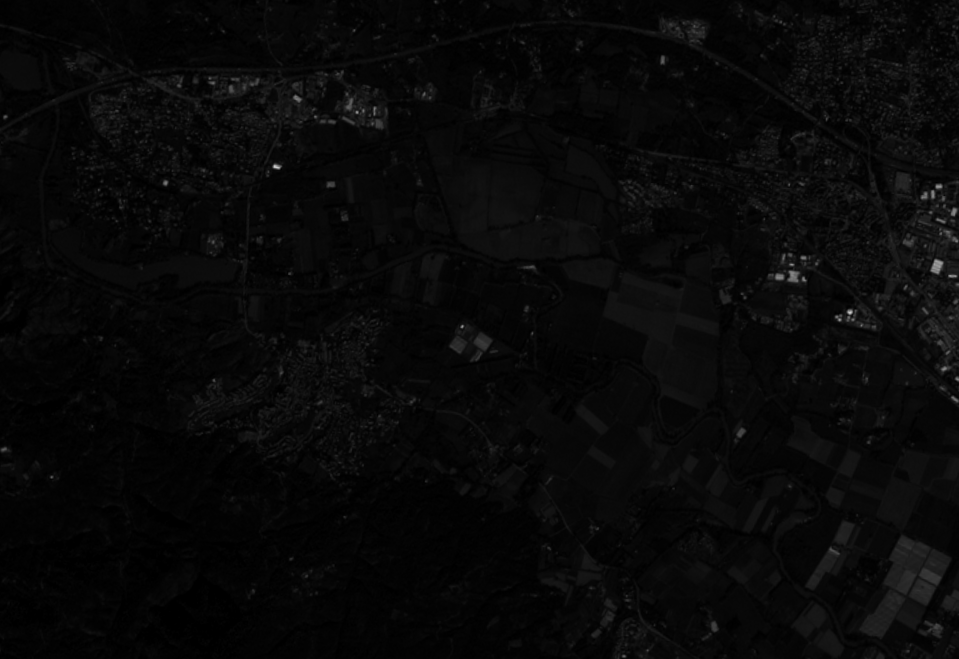
#> input picture Flood/2019-11-16-00_00_2019-11-16-23_59_Sentinel-2_L2A_B02_(Raw).tiff, 959 x 659 px; the run also reads 4 pictures not shown here
$ python TP1.py
#> lines starting #> are read from the running program, lines starting #| are printed output that depends on the picture; after the words box and inside, x2 and y2 are one past the last pixel; in counts of white or black regions, pixels touching at a corner belong together
# -*- coding: utf-8 -*-
"""
Created on Mon Feb 24 09:08:22 2025

@author: maboorai279
"""

import numpy as np
import cv2
import matplotlib.pyplot as plt

# Fonction pour calculer l'histogramme d'une image en niveaux de gris
def histogramme(ima):
    h = np.zeros([256, 1])  # Initialisation de l'histogramme avec 256 niveaux de gris
    NL, NC = ima.shape  # Récupération des dimensions de l'image
    for i in range(NL):
        for j in range(NC):
            val = ima[i, j]
            h[val] += 1  # Incrémentation de l'histogramme
    return h

# Fonction de binarisation d'une image en utilisant un seuil donné
def binarisation(img_in, seuil):
    dim = img_in.shape
    img_out = np.zeros(dim)  # Initialisation de l'image binaire à 0

    for i in range(dim[0]):
        for j in range(dim[1]):
            if img_in[i, j] < seuil:  # Seuil défini pour détecter les zones inondées
                img_out[i, j] = 1  # Mise à 1 des pixels détectés comme eau

    img_out = img_out.astype('uint8')  # Conversion en type entier (uint8)
    return img_out

# Chargement des images Sentinel-2 avant l'inondation (16/11/2019)
# Les images sont chargées en niveaux de gris (grayscale)
img_avant_b = cv2.imread("2019-11-16-00_00_2019-11-16-23_59_Sentinel-2_L2A_B02_(Raw).tiff", cv2.IMREAD_GRAYSCALE)
#> img_avant_b is the input picture: shape (659, 959); min 0, max 206, mean 8.3
img_avant_v = cv2.imread("2019-11-16-00_00_2019-11-16-23_59_Sentinel-2_L2A_B03_(Raw).tiff", cv2.IMREAD_GRAYSCALE)
img_avant_r = cv2.imread("2019-11-16-00_00_2019-11-16-23_59_Sentinel-2_L2A_B04_(Raw).tiff", cv2.IMREAD_GRAYSCALE)
img_avant_pir = cv2.imread("2019-11-16-00_00_2019-11-16-23_59_Sentinel-2_L2A_B08_(Raw).tiff", cv2.IMREAD_GRAYSCALE)
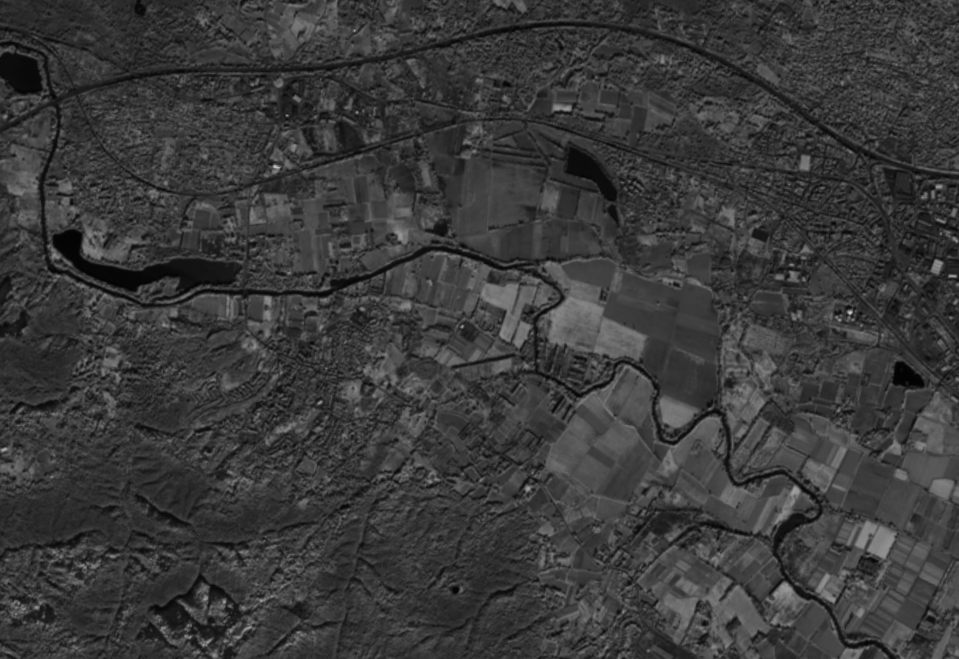
#> input picture Flood/2019-11-16-00_00_2019-11-16-23_59_Sentinel-2_L2A_B08_(Raw).tiff, 959 x 659 px
#> img_avant_pir is the input picture: shape (659, 959); min 0, max 211, mean 58.2

# Création d'une image avec 4 bandes spectrales
dim_avant = img_avant_r.shape
#> dim_avant = (659, 959)
image_avant = np.zeros([dim_avant[0], dim_avant[1], 4], dtype='uint8')
image_avant[:, :, 0] = img_avant_b  # Bande bleue
image_avant[:, :, 1] = img_avant_v  # Bande verte
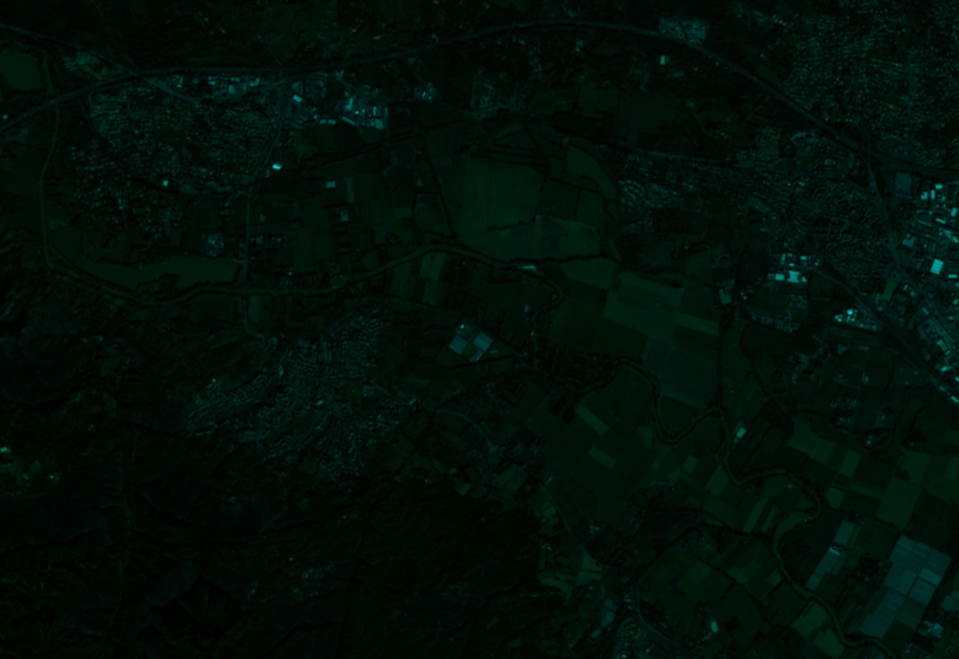
#> image_avant: shape (659, 959, 4); mean of channels 0, 1, 2, 3 8.3, 15.1, 0, 0; drawn as B, G, R
image_avant[:, :, 2] = img_avant_r  # Bande rouge
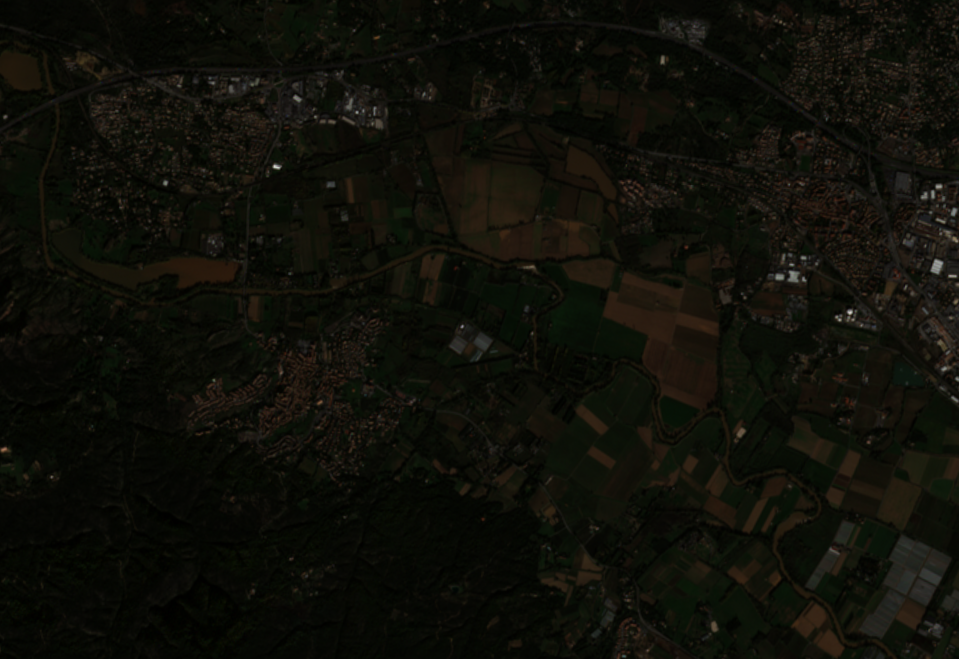
#> image_avant: shape (659, 959, 4); mean of channels 0, 1, 2, 3 8.3, 15.1, 15, 0; drawn as B, G, R
image_avant[:, :, 3] = img_avant_pir  # Bande proche infrarouge (PIR)

# Affichage de l'image en vraie couleur (RGB)
image_avant_col = image_avant[:, :, 0:3]
cv2.imshow("Image avant l'inondation en vraie couleur", image_avant_col*3)
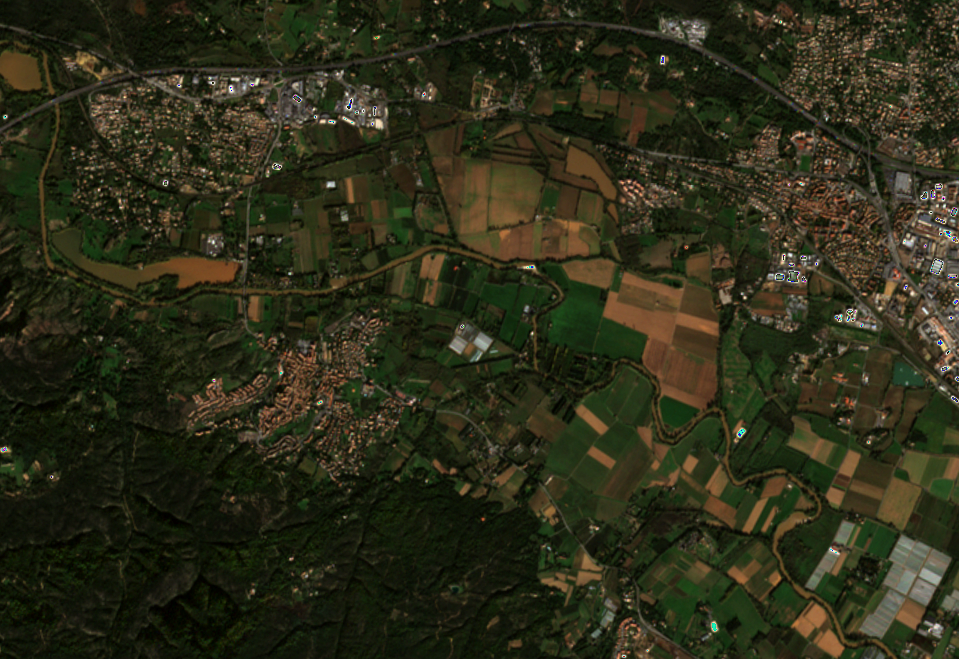
#> window "Image avant l'inondation en vr": shape (659, 959, 3); mean B, G, R 24.8, 45, 44.6
cv2.waitKey(0)

# Affichage de l'image en fausse couleur (PIR G B)
image_avant_col[:, :, 2] = img_avant_pir
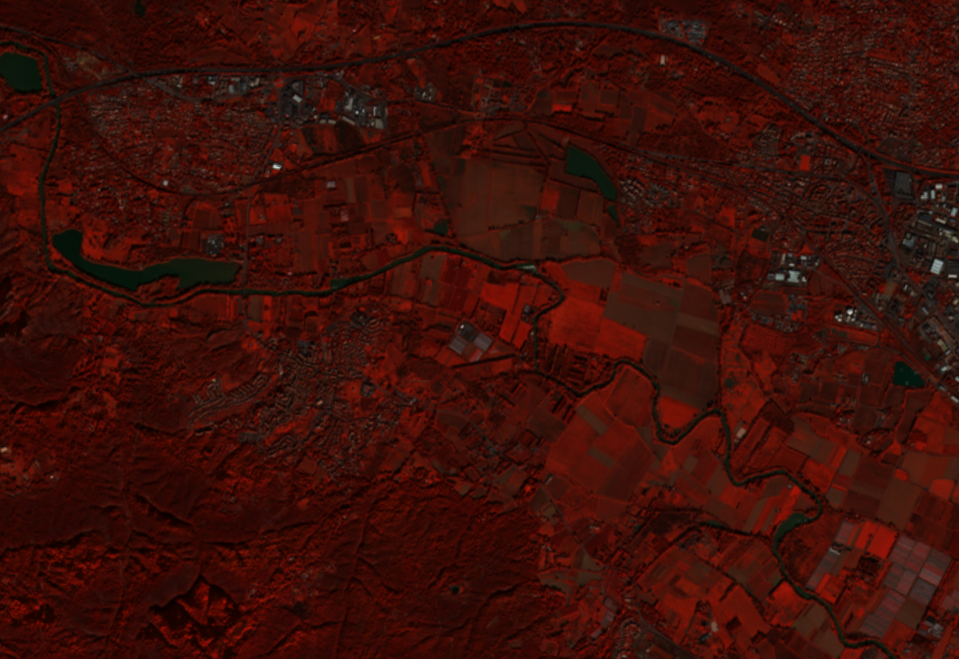
#> image_avant_col: shape (659, 959, 3); mean of channels 0, 1, 2 8.3, 15.1, 58.2; drawn as B, G, R
cv2.imshow("Image avant l'inondation en fausse couleur", image_avant_col)
cv2.waitKey(0)

# Affichage de la bande proche infrarouge en niveaux de gris
cv2.imshow("Image avant l'inondation en gris", image_avant_col[:, :, 2])
cv2.waitKey(0)

# Calcul et affichage de l'histogramme de la bande proche infrarouge
h = histogramme(image_avant_col[:, :, 2])
#> after the loop in histogramme, `for i in range(NL):`: h = 256 values, max 14710 at index 53, min 0 at index 161, mean 2468.7
plt.plot(h)
plt.title("Histogramme de la bande proche infrarouge avant l'inondation")
plt.xlabel("Niveau de gris")
plt.ylabel("Fréquence")
plt.show()
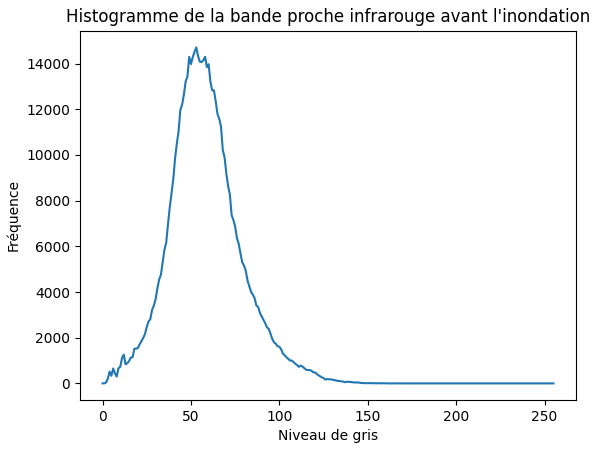
#> figure drawn by matplotlib, 1 panel; curve peaks at x = 53, y = 14710

# Application de la binarisation pour détecter les zones inondées (seuil = 25)
image_avant_bin = binarisation(image_avant_col[:, :, 2], 22)
#> after the loop in binarisation, `for i in range(dim[0]):`:
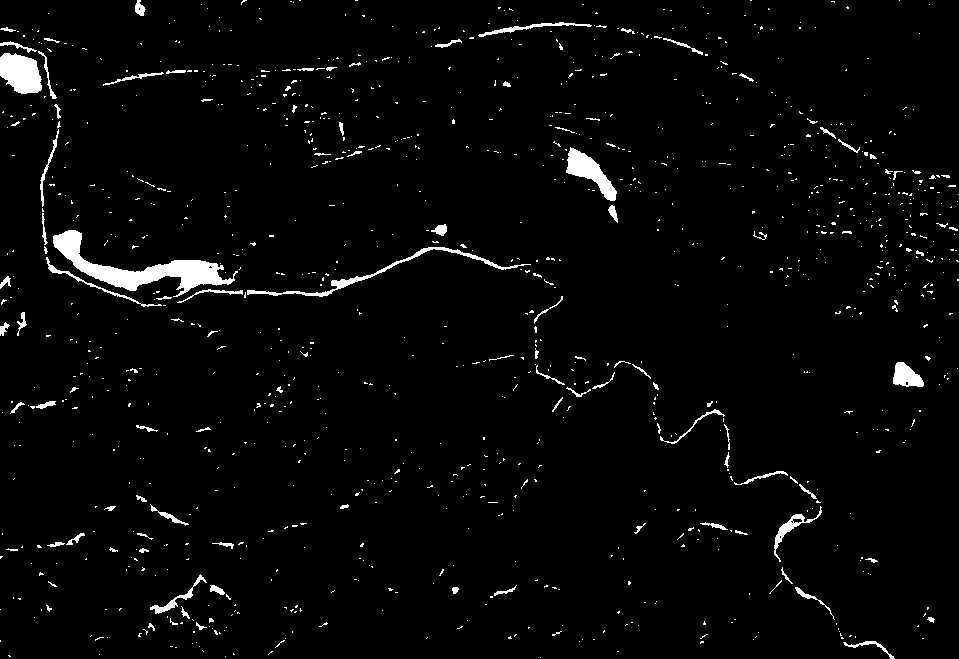
#> img_out: shape (659, 959) float64; values 0 (black) and 1 (white), 2.8% white; 1095 white regions (988 under 20 px), largest, box (x1, y1, x2, y2) and area: (53, 230, 238, 297) 3414, (0, 53, 42, 94) 1302, (566, 147, 617, 201) 1067
cv2.imshow("Image avant l'inondation après binarisation", image_avant_bin * 255)  # Multiplication pour l'affichage
cv2.waitKey(0)

# Chargement des images Sentinel-2 après l'inondation (03/12/2019)
img_apres_b = cv2.imread("2019-12-03-00_00_2019-12-03-23_59_Sentinel-2_L2A_B02_(Raw).tiff", cv2.IMREAD_GRAYSCALE)
img_apres_v = cv2.imread("2019-12-03-00_00_2019-12-03-23_59_Sentinel-2_L2A_B03_(Raw).tiff", cv2.IMREAD_GRAYSCALE)
img_apres_r = cv2.imread("2019-12-03-00_00_2019-12-03-23_59_Sentinel-2_L2A_B04_(Raw).tiff", cv2.IMREAD_GRAYSCALE)
img_apres_pir = cv2.imread("2019-12-03-00_00_2019-12-03-23_59_Sentinel-2_L2A_B08_(Raw).tiff", cv2.IMREAD_GRAYSCALE)

# Création d'une image avec 4 bandes spectrales
#> (the run stopped early here; a loop or call above may not have finished)
